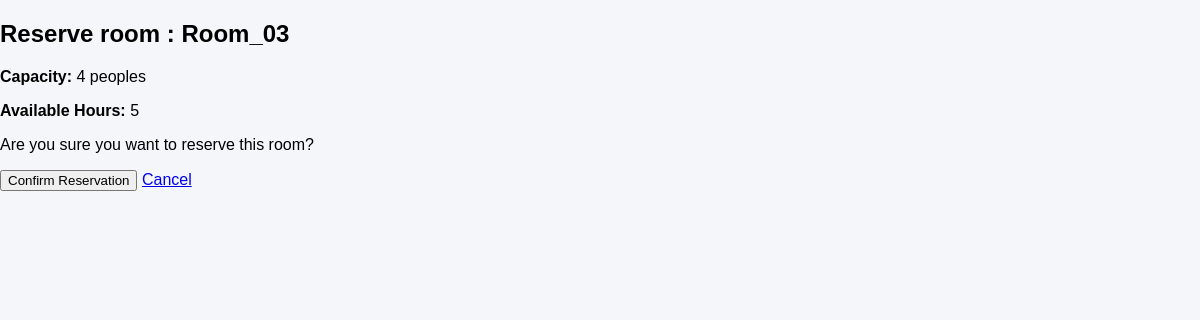
The page /reserve/3 (signed in) on the database its author committed.
### classroom/models.py (models this page shows, shortened)
class RoomData(models.Model):
    room_code = models.CharField(max_length=6)
    room_name = models.CharField(max_length=10)
    room_capacity = models.IntegerField()
    room_hour = models.IntegerField()
    room_available = models.BooleanField(default=True)

### classroom/views.py (the view)
# urls.py: path("reserve/<int:room_id>", views.reserve_room, name="reserve"),
def reserve_room(request, room_id):
    room = get_object_or_404(RoomData, id=room_id)
    if not request.user.is_authenticated:
        messages.error(request, "You must be logged in to reserve a room.")
        return redirect("login")
    if request.method == "POST":
        if Reservation.objects.filter(user=request.user).exists():
            messages.error(request, "You already have a room reservation.")
            return redirect("index")
        if not room.room_available or room.room_hour <= 0:
            messages.error(request, "This room is not available.")
            return redirect("index")
        Reservation.objects.create(user=request.user, room=room)
        room.room_hour -= 1
        if room.room_hour == 0:
            room.room_available = False
        room.save()
        messages.success(request, f"You have successfully reserved {room.room_name}.")
        return redirect("index")
    else:
        context = {'room': room}
        return render(request, 'rooms/reserve.html', context)

### classroom/templates/rooms/reserve.html (shortened to what this page needs)
{% load static %}
<!DOCTYPE html>
<html lang="en">
<head>
    <link rel="stylesheet" href="{% static "styles/style.css" %}">
</head>
<body>
    <h2>Reserve room : {{ room.room_name }} </h2>
    <p><strong>Capacity:</strong> {{ room.room_capacity}} peoples</p>
    <p><strong>Available Hours:</strong> {{ room.room_hour }}</p>
    <form method="post">
        <p>Are you sure you want to reserve this room?</p>
        <button type="submit">Confirm Reservation</button>
        <a href="{% url 'index' %}">Cancel</a>
    </form>
</body>
</html>

### classroom/static/styles/style.css (style rules this page uses)
body { font-family: Arial, sans-serif; margin: 0; padding: 0; background: #f5f6fa; }

### rows shown on the page
RoomData: room_name "Room_03", room_capacity "4", room_hour "5"
